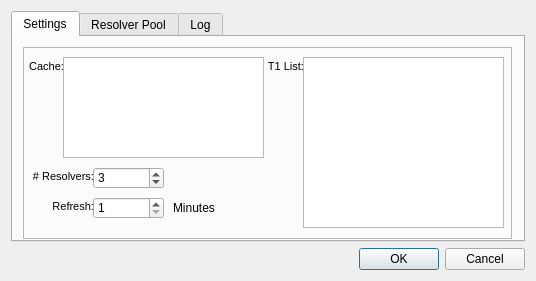
<?xml version="1.0" encoding="UTF-8"?>
<ui version="4.0">
 <class>OpenNICSettings</class>
 <widget class="QDialog" name="OpenNICSettings">
  <property name="geometry">
   <rect>
    <x>0</x>
    <y>0</y>
    <width>536</width>
    <height>281</height>
   </rect>
  </property>
  <property name="windowTitle">
   <string>OpenNIC Wizard</string>
  </property>
  <property name="windowIcon">
   <iconset resource="opennic.qrc">
    <normaloff>:/images/opennic.png</normaloff>:/images/opennic.png</iconset>
  </property>
  <layout class="QGridLayout" name="gridLayout">
   <item row="0" column="0">
    <widget class="QTabWidget" name="tabs">
     <property name="currentIndex">
      <number>0</number>
     </property>
     <widget class="QWidget" name="settings">
      <attribute name="title">
       <string>Settings</string>
      </attribute>
      <widget class="QFrame" name="frame">
       <property name="geometry">
        <rect>
         <x>10</x>
         <y>10</y>
         <width>489</width>
         <height>192</height>
        </rect>
       </property>
       <property name="frameShape">
        <enum>QFrame::StyledPanel</enum>
       </property>
       <property name="frameShadow">
        <enum>QFrame::Raised</enum>
       </property>
       <widget class="QLabel" name="label">
        <property name="geometry">
         <rect>
          <x>230</x>
          <y>10</y>
          <width>51</width>
          <height>20</height>
         </rect>
        </property>
        <property name="text">
         <string>&lt;!DOCTYPE HTML PUBLIC &quot;-//W3C//DTD HTML 4.0//EN&quot; &quot;http://www.w3.org/TR/REC-html40/strict.dtd&quot;&gt;
&lt;html&gt;&lt;head&gt;&lt;meta name=&quot;qrichtext&quot; content=&quot;1&quot; /&gt;&lt;style type=&quot;text/css&quot;&gt;
p, li { white-space: pre-wrap; }
&lt;/style&gt;&lt;/head&gt;&lt;body style=&quot; font-family:'MS Shell Dlg 2'; font-size:8.25pt; font-weight:400; font-style:normal;&quot;&gt;
&lt;p align=&quot;right&quot; style=&quot; margin-top:0px; margin-bottom:0px; margin-left:0px; margin-right:0px; -qt-block-indent:0; text-indent:0px;&quot;&gt;&lt;span style=&quot; font-size:8pt;&quot;&gt;T1 List:&lt;/span&gt;&lt;/p&gt;&lt;/body&gt;&lt;/html&gt;</string>
        </property>
       </widget>
       <widget class="QSpinBox" name="resolverCount">
        <property name="geometry">
         <rect>
          <x>70</x>
          <y>120</y>
          <width>71</width>
          <height>22</height>
         </rect>
        </property>
        <property name="minimum">
         <number>1</number>
        </property>
        <property name="maximum">
         <number>10</number>
        </property>
        <property name="value">
         <number>3</number>
        </property>
       </widget>
       <widget class="QLabel" name="label_2">
        <property name="geometry">
         <rect>
          <x>-10</x>
          <y>120</y>
          <width>81</width>
          <height>20</height>
         </rect>
        </property>
        <property name="text">
         <string>&lt;!DOCTYPE HTML PUBLIC &quot;-//W3C//DTD HTML 4.0//EN&quot; &quot;http://www.w3.org/TR/REC-html40/strict.dtd&quot;&gt;
&lt;html&gt;&lt;head&gt;&lt;meta name=&quot;qrichtext&quot; content=&quot;1&quot; /&gt;&lt;style type=&quot;text/css&quot;&gt;
p, li { white-space: pre-wrap; }
&lt;/style&gt;&lt;/head&gt;&lt;body style=&quot; font-family:'MS Shell Dlg 2'; font-size:8.25pt; font-weight:400; font-style:normal;&quot;&gt;
&lt;p align=&quot;right&quot; style=&quot; margin-top:0px; margin-bottom:0px; margin-left:0px; margin-right:0px; -qt-block-indent:0; text-indent:0px;&quot;&gt;&lt;span style=&quot; font-size:8pt;&quot;&gt;# Resolvers:&lt;/span&gt;&lt;/p&gt;&lt;/body&gt;&lt;/html&gt;</string>
        </property>
       </widget>
       <widget class="QSpinBox" name="refreshRate">
        <property name="geometry">
         <rect>
          <x>70</x>
          <y>150</y>
          <width>71</width>
          <height>22</height>
         </rect>
        </property>
        <property name="minimum">
         <number>1</number>
        </property>
        <property name="maximum">
         <number>9999</number>
        </property>
        <property name="singleStep">
         <number>1</number>
        </property>
       </widget>
       <widget class="QLabel" name="label_3">
        <property name="geometry">
         <rect>
          <x>-10</x>
          <y>150</y>
          <width>81</width>
          <height>20</height>
         </rect>
        </property>
        <property name="text">
         <string>&lt;!DOCTYPE HTML PUBLIC &quot;-//W3C//DTD HTML 4.0//EN&quot; &quot;http://www.w3.org/TR/REC-html40/strict.dtd&quot;&gt;
&lt;html&gt;&lt;head&gt;&lt;meta name=&quot;qrichtext&quot; content=&quot;1&quot; /&gt;&lt;style type=&quot;text/css&quot;&gt;
p, li { white-space: pre-wrap; }
&lt;/style&gt;&lt;/head&gt;&lt;body style=&quot; font-family:'MS Shell Dlg 2'; font-size:8.25pt; font-weight:400; font-style:normal;&quot;&gt;
&lt;p align=&quot;right&quot; style=&quot; margin-top:0px; margin-bottom:0px; margin-left:0px; margin-right:0px; -qt-block-indent:0; text-indent:0px;&quot;&gt;&lt;span style=&quot; font-size:8pt;&quot;&gt;Refresh:&lt;/span&gt;&lt;/p&gt;&lt;/body&gt;&lt;/html&gt;</string>
        </property>
       </widget>
       <widget class="QLabel" name="label_4">
        <property name="geometry">
         <rect>
          <x>150</x>
          <y>150</y>
          <width>46</width>
          <height>21</height>
         </rect>
        </property>
        <property name="text">
         <string>Minutes</string>
        </property>
       </widget>
       <widget class="QPlainTextEdit" name="t1List">
        <property name="geometry">
         <rect>
          <x>280</x>
          <y>10</y>
          <width>201</width>
          <height>171</height>
         </rect>
        </property>
        <property name="plainText">
         <string/>
        </property>
       </widget>
       <widget class="QPlainTextEdit" name="cache">
        <property name="geometry">
         <rect>
          <x>40</x>
          <y>10</y>
          <width>201</width>
          <height>101</height>
         </rect>
        </property>
        <property name="plainText">
         <string/>
        </property>
       </widget>
       <widget class="QLabel" name="label_5">
        <property name="geometry">
         <rect>
          <x>-10</x>
          <y>10</y>
          <width>51</width>
          <height>20</height>
         </rect>
        </property>
        <property name="text">
         <string>&lt;!DOCTYPE HTML PUBLIC &quot;-//W3C//DTD HTML 4.0//EN&quot; &quot;http://www.w3.org/TR/REC-html40/strict.dtd&quot;&gt;
&lt;html&gt;&lt;head&gt;&lt;meta name=&quot;qrichtext&quot; content=&quot;1&quot; /&gt;&lt;style type=&quot;text/css&quot;&gt;
p, li { white-space: pre-wrap; }
&lt;/style&gt;&lt;/head&gt;&lt;body style=&quot; font-family:'MS Shell Dlg 2'; font-size:8.25pt; font-weight:400; font-style:normal;&quot;&gt;
&lt;p align=&quot;right&quot; style=&quot; margin-top:0px; margin-bottom:0px; margin-left:0px; margin-right:0px; -qt-block-indent:0; text-indent:0px;&quot;&gt;&lt;span style=&quot; font-size:8pt;&quot;&gt;Cache:&lt;/span&gt;&lt;/p&gt;&lt;/body&gt;&lt;/html&gt;</string>
        </property>
       </widget>
      </widget>
     </widget>
     <widget class="QWidget" name="resolverPool">
      <attribute name="title">
       <string>Resolver Pool</string>
      </attribute>
      <layout class="QGridLayout" name="gridLayout_3">
       <item row="0" column="0">
        <widget class="QTableWidget" name="resolverPoolTable">
         <column>
          <property name="text">
           <string>Kind</string>
          </property>
         </column>
         <column>
          <property name="text">
           <string>IP Address</string>
          </property>
         </column>
         <column>
          <property name="text">
           <string>Latency (msecs)</string>
          </property>
         </column>
         <column>
          <property name="text">
           <string>Status</string>
          </property>
         </column>
         <column>
          <property name="text">
           <string># Tests</string>
          </property>
         </column>
         <column>
          <property name="text">
           <string># Replies</string>
          </property>
         </column>
         <column>
          <property name="text">
           <string># Timeout</string>
          </property>
         </column>
         <column>
          <property name="text">
           <string>Last Reply</string>
          </property>
         </column>
         <column>
          <property name="text">
           <string>Last Timeout</string>
          </property>
         </column>
        </widget>
       </item>
      </layout>
     </widget>
     <widget class="QWidget" name="log">
      <attribute name="title">
       <string>Log</string>
      </attribute>
      <layout class="QGridLayout" name="gridLayout_2">
       <item row="0" column="0">
        <widget class="QTextBrowser" name="logText"/>
       </item>
      </layout>
     </widget>
    </widget>
   </item>
   <item row="1" column="0">
    <widget class="QDialogButtonBox" name="buttonBox">
     <property name="orientation">
      <enum>Qt::Horizontal</enum>
     </property>
     <property name="standardButtons">
      <set>QDialogButtonBox::Cancel|QDialogButtonBox::Ok</set>
     </property>
    </widget>
   </item>
  </layout>
 </widget>
 <resources>
  <include location="opennic.qrc"/>
 </resources>
 <connections>
  <connection>
   <sender>buttonBox</sender>
   <signal>accepted()</signal>
   <receiver>OpenNICSettings</receiver>
   <slot>accept()</slot>
   <hints>
    <hint type="sourcelabel">
     <x>248</x>
     <y>254</y>
    </hint>
    <hint type="destinationlabel">
     <x>157</x>
     <y>274</y>
    </hint>
   </hints>
  </connection>
  <connection>
   <sender>buttonBox</sender>
   <signal>rejected()</signal>
   <receiver>OpenNICSettings</receiver>
   <slot>reject()</slot>
   <hints>
    <hint type="sourcelabel">
     <x>316</x>
     <y>260</y>
    </hint>
    <hint type="destinationlabel">
     <x>286</x>
     <y>274</y>
    </hint>
   </hints>
  </connection>
 </connections>
</ui>
